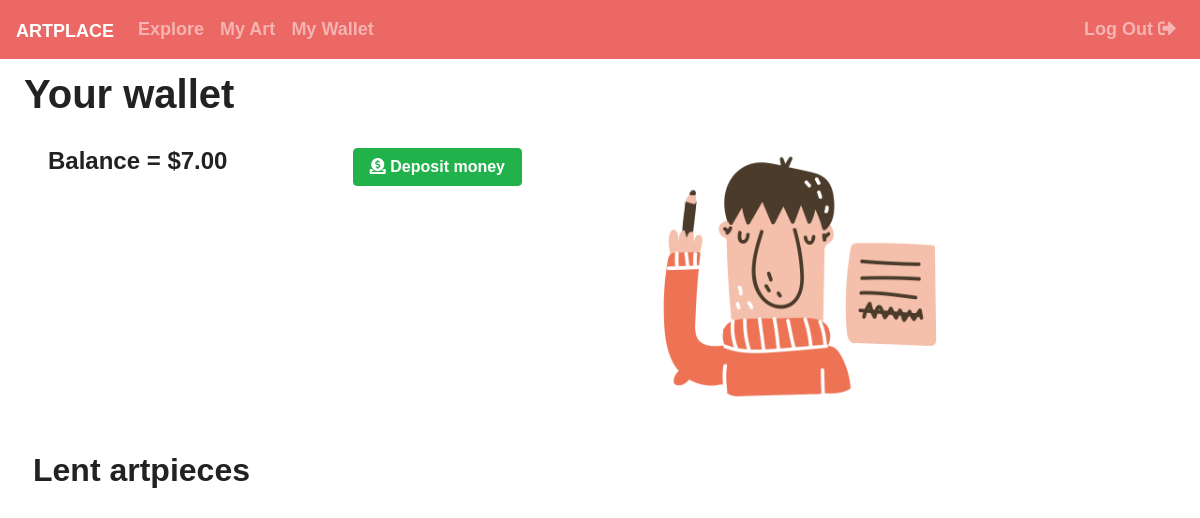
/wallet/index (signed in), run on an earlier commit of the app's database.
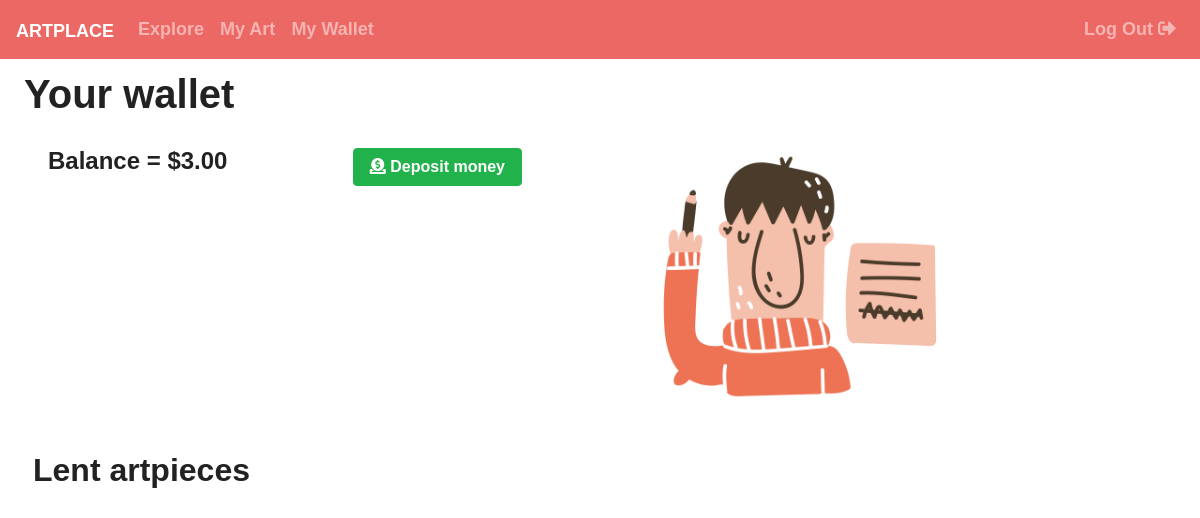
And on a later commit of the database.
### tables this page shows
CREATE TABLE wallet (
  id INTEGER PRIMARY KEY AUTOINCREMENT,
  owner_id INTEGER NOT NULL,
  balance DECIMAL(11, 2) NOT NULL,
  FOREIGN KEY (owner_id) REFERENCES user (id)
);

### artplace/wallet.py (the view)
@bp.route('/')
@bp.route('/index')
@login_required
def index():
    db = get_db()
    id = g.user['id']
    wallet = db.execute(
        'SELECT w.balance, id'
        ' FROM wallet w WHERE w.owner_id = ?',
        (id,)
    ).fetchone()
    contracts = db.execute(
        'SELECT c.id, enddate, price, artpiece_id, borrower_id, image, imagetype, value, artpiecename, username'
        ' FROM contract c JOIN artpiece a ON c.artpiece_id = a.id '
        ' JOIN user u ON c.borrower_id = u.id  '
        ' WHERE borrower_id IS NOT NULL AND lender_id = ?',
        (id,)
    ).fetchall()
    return render_template('wallet/wallet.html', wallet=wallet, contracts=contracts)

### artplace/auth.py (called while the page is built)
@bp.before_app_request
def load_logged_in_user():
    user_id = session.get('user_id')
    if user_id is None:
        g.user = None
    else:
        g.user = get_db().execute(
            'SELECT * FROM user WHERE id = ?', (user_id,)
        ).fetchone()

def login_required(view):
    @functools.wraps(view)
    def wrapped_view(**kwargs):
        if g.user is None:
            return redirect(url_for('index'))
        return view(**kwargs)
    return wrapped_view

### artplace/db.py (called while the page is built)
def get_db():
    if 'db' not in g:
        g.db = sqlite3.connect(
            current_app.config['DATABASE'],
            detect_types=sqlite3.PARSE_DECLTYPES
        )
        g.db.row_factory = sqlite3.Row
    return g.db

### artplace/templates/wallet/wallet.html (shortened to what this page needs)
{% extends 'base.html' %}
{% block header %}
<div class="d-flex mt-5 p-4">
  <div class="flex-grow-1">
    <h1>{% block title %}Your wallet{% endblock %}</h1>
  </div>
</div>
{% endblock %}
{% block content %}
    <div class="row w-100">
      <div class="col-sm">
        <div class="px-5">
          <div class="d-flex text-white">
            <div class="flex-grow-1">
              <h4 class="text-body">Balance = {{ "$%.2f"|format(wallet['balance']) }}</h4>
            </div>
            <div class="">
              {% include 'wallet/add_money.html' %}
            </div>
          </div>
        </div>
      </div>
      <div class="col-sm">
        <img src="{{ url_for('static', filename='img/unsubscribed.png') }}" alt="Payment" class="img-fluid" style="margin: -15% ">
      </div>
    </div>
    <div class="row w-100 p-5">
      <div class="justify-content-center">
        <h2 class="">Lent artpieces</h2>
      </div>
    </div>
{% endblock %}

### artplace/templates/base.html (shortened to what this page needs)
<!doctype html>
<link rel="stylesheet" href="{{ url_for('static', filename='bootstrap.css') }}">
<link rel="stylesheet" href="{{ url_for('static', filename='style.css') }}">
<link rel="stylesheet" href="https://use.fontawesome.com/releases/v5.8.1/css/all.css">
<link rel="stylesheet" href="https://cdnjs.cloudflare.com/ajax/libs/bootstrap-datepicker/1.4.1/css/bootstrap-datepicker3.css"/>
<link rel="stylesheet" href="{{ url_for('static', filename='page-notifications.css') }}">
{% include 'navigationbar.html' %}
<section class="content">
  <header class="mt-5">
    {% block header %}{% endblock %}
  </header>
  {% block content %}{% endblock %}
</section>

### artplace/templates/navigationbar.html (shortened to what this page needs)
<nav class="navbar navbar-expand-lg navbar-dark bg-primary fixed-top">
  {% if g.user %}
  <a class="navbar-brand" href="{{ url_for('explore.index') }}">ArtPlace</a>
  {% else %}
  <a class="navbar-brand" href="{{ url_for('index') }}">ArtPlace</a>
  {% endif %}
  <div class="navbar-collapse collapse" id="navbarColor01" style="">
    <ul class="navbar-nav mr-auto">
      {% if g.user %}
      <li class="nav-item">
        <a class="nav-link" href="{{ url_for('explore.index') }}">Explore</a>
      </li>
      <li class="nav-item">
        <a class="nav-link" href="{{ url_for('myart.art') }}">My Art</a>
      </li>
      <li class="nav-item">
        <a class="nav-link" href="{{ url_for('wallet.index') }}">My Wallet</a>
      </li>
      {% endif %}
    </ul>
    {% if g.user %}
    <ul class="navbar-nav ml-auto">
      <li class="nav-item">
        <a class="nav-link" href="{{ url_for('auth.logout') }}">Log Out <span class="fas fa-sign-out-alt"></span></a>
      </li>
    </ul>
    {% endif %}
  </div>
</nav>

### artplace/templates/wallet/add_money.html (shortened to what this page needs)
<button type="button" class="btn btn-success" data-toggle="modal" data-target="#postCreateModalCenter"><span class="fas fa-donate"></span> Deposit money</button>

What changed in the data, as far as the page shows it:
changed wallet: balance "$7.00" → "$3.00"
